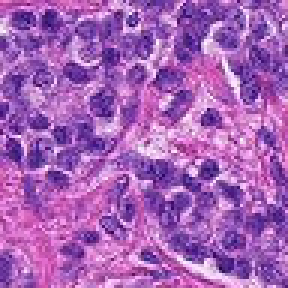
#> input picture reports/examples/patch_0.png, 96 x 96 px (shown 3 times larger)
$ python -i qc.py   (imports and definitions only)
#> lines starting #> are read from the running program, lines starting #| are printed output that depends on the picture
#> further down, picture is the input picture: shape (96, 96, 3); mean B, G, R 182.9, 97.7, 165.3
"""Fixed, label-free screening heuristics. Flags are review cues, not diagnoses."""

import numpy as np
from scipy import ndimage

THRESHOLDS = {
    "laplacian_variance_below": 80.0,
    "background_fraction_above": 0.80,
    "pen_fraction_above": 0.005,
    "pen_component_pixels_at_least": 12,
}
FLAGS = ("blur", "pen", "background")


def validate_image(image):
    if image.shape != (96, 96, 3) or image.dtype != np.uint8:
        raise ValueError("expected 96 x 96 x 3 uint8 RGB image")


def quality_flags(image: np.ndarray) -> dict:
    validate_image(image)
    rgb = image.astype(np.float32)
    r, g, b = np.moveaxis(rgb, -1, 0)
    gray = rgb @ np.array([0.299, 0.587, 0.114], dtype=np.float32)
    saturation = (rgb.max(2) - rgb.min(2)) / np.maximum(rgb.max(2), 1)
    background_fraction = float(((rgb.min(2) > 220) & (saturation < 0.12)).mean())
    laplacian_variance = float(ndimage.laplace(gray).var())
    # Saturated blue, green, or red marks; purple nuclei alone should not qualify.
    mask = (
        ((b > 130) & (b > 1.5 * r) & (b > 1.2 * g) & (r < 100))
        | ((g > 130) & (g > 1.4 * r) & (g > 1.3 * b))
        | ((r > 180) & (g < 80) & (b < 100))
    )
    components, _ = ndimage.label(mask)
    sizes = np.bincount(components.ravel())
    keep = sizes >= THRESHOLDS["pen_component_pixels_at_least"]
    keep[0] = False
    pen_fraction = float(keep[components].mean())
    return {
        "blur": laplacian_variance < THRESHOLDS["laplacian_variance_below"],
        "pen": pen_fraction > THRESHOLDS["pen_fraction_above"],
        "background": background_fraction > THRESHOLDS["background_fraction_above"],
        "laplacian_variance": laplacian_variance,
        "background_fraction": background_fraction,
        "pen_fraction": pen_fraction,
    }


def extract_features(image: np.ndarray) -> np.ndarray:
    """Color distribution + texture in full patch and labelled central region only."""
    validate_image(image)
    features = []
    for region in (image, image[32:64, 32:64]):
        rgb = region.astype(np.float32) / 255
        pixels = rgb.reshape(-1, 3)
        features.extend(pixels.mean(0))
        features.extend(pixels.std(0))
        features.extend(np.quantile(pixels, [0.1, 0.5, 0.9], axis=0).ravel())
        for channel in range(3):
            features.extend(np.histogram(rgb[:, :, channel], bins=8, range=(0, 1))[0] / len(pixels))
        gray = rgb @ np.array([0.299, 0.587, 0.114], dtype=np.float32)
        dx = ndimage.sobel(gray, axis=0)
        dy = ndimage.sobel(gray, axis=1)
        features.extend(
            [np.hypot(dx, dy).mean(), np.hypot(dx, dy).std(), ndimage.laplace(gray).var()]
        )
#> this loop made 2 passes
#> pass 1, in extract_features, `gray = rgb @ np.array([0.299, 0.587, 0.114], dtype=np.float32)`:
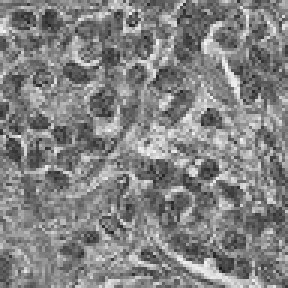
#> gray: shape (96, 96) float32 (shown 3 times larger); min 0.0986, max 0.97, mean 0.513
#> pass 1, in extract_features, `dx = ndimage.sobel(gray, axis=0)`:
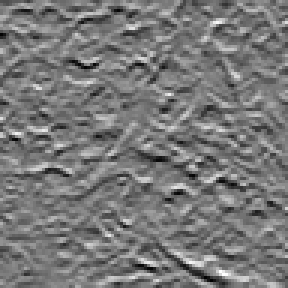
#> dx: shape (96, 96) float32 (shown 3 times larger); min -2.24, max 2.5, mean 0.00527; drawn with min black and max white
#> pass 1, in extract_features, `dy = ndimage.sobel(gray, axis=1)`:
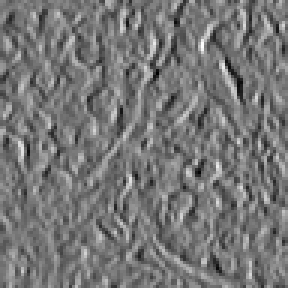
#> dy: shape (96, 96) float32 (shown 3 times larger); min -2.35, max 2.7, mean -0.000885; drawn with min black and max white
#> after the loop:
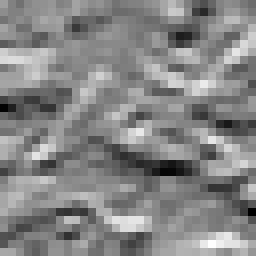
#> dx: shape (32, 32) float32 (shown 8 times larger); min -2.18, max 2.01, mean 0.0152; drawn with min black and max white
#> after the loop:
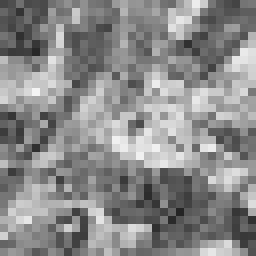
#> gray: shape (32, 32) float32 (shown 8 times larger); min 0.148, max 0.954, mean 0.544
#> after the loop, features = 84 values, max 0.945 at index 54, min 0 at index 15, mean 0.287
    return np.asarray(features, dtype=np.float32)

>>> import cv2
>>> picture = cv2.imread('../../reports/examples/patch_0.png')
>>> result = extract_features(picture)
#> result has the same summary as features in extract_features

$ run again, on reports/examples/patch_1.png
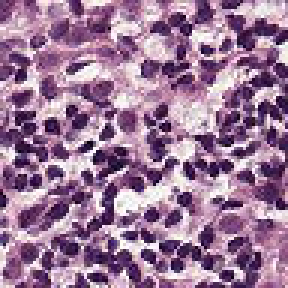
#> input picture reports/examples/patch_1.png, 96 x 96 px (shown 3 times larger)
#> picture is the input picture: shape (96, 96, 3); mean B, G, R 151.4, 120, 155.1
#> the loop in extract_features, `for region in (image, image[32:64, 32:64]):` made 2 passes
#> pass 1, in extract_features, `dy = ndimage.sobel(gray, axis=1)`:
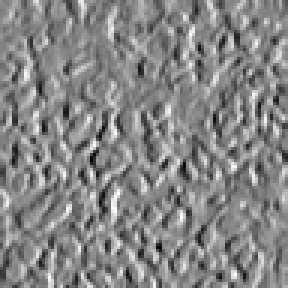
#> dy: shape (96, 96) float32 (shown 3 times larger); min -3.39, max 3.05, mean -0.00391; drawn with min black and max white
#> after the loop in extract_features, `for region in (image, image[32:64, 32:64]):`:
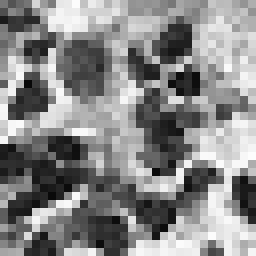
#> gray: shape (32, 32) float32 (shown 8 times larger); min 0.0337, max 0.993, mean 0.536
#> after the loop in extract_features, `for region in (image, image[32:64, 32:64]):`: features = 84 values, max 1.18 at index 81, min 0.00434 at index 15, mean 0.306
#> result has the same summary as features in extract_features

$ run again, on reports/examples/patch_108.png
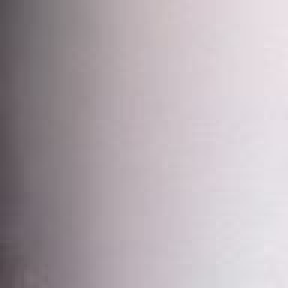
#> input picture reports/examples/patch_108.png, 96 x 96 px (shown 3 times larger)
#> picture is the input picture: shape (96, 96, 3); mean B, G, R 177.1, 171.4, 180.4
#> the loop in extract_features, `for region in (image, image[32:64, 32:64]):` made 2 passes
#> pass 1, in extract_features, `dy = ndimage.sobel(gray, axis=1)`:
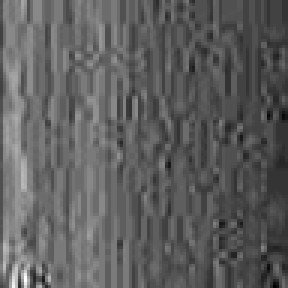
#> dy: shape (96, 96) float32 (shown 3 times larger); min -0.0588, max 0.227, mean 0.0475; drawn with min black and max white
#> after the loop in extract_features, `for region in (image, image[32:64, 32:64]):`:
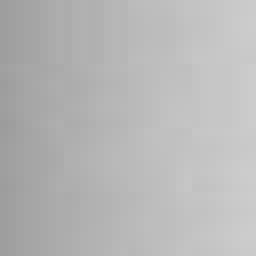
#> gray: shape (32, 32) float32 (shown 8 times larger); min 0.612, max 0.802, mean 0.719
#> after the loop in extract_features, `for region in (image, image[32:64, 32:64]):`: features = 84 values, max 0.89 at index 12, min 0 at index 15, mean 0.283
#> result has the same summary as features in extract_features

$ run again, on reports/examples/patch_11.png
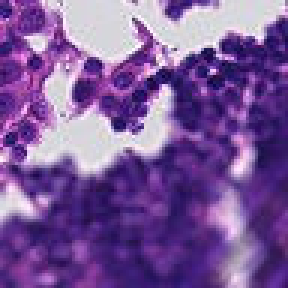
#> input picture reports/examples/patch_11.png, 96 x 96 px (shown 3 times larger)
#> picture is the input picture: shape (96, 96, 3); mean B, G, R 154.1, 88.2, 123.2
#> the loop in extract_features, `for region in (image, image[32:64, 32:64]):` made 2 passes
#> pass 1, in extract_features, `dy = ndimage.sobel(gray, axis=1)`:
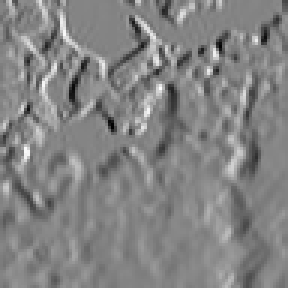
#> dy: shape (96, 96) float32 (shown 3 times larger); min -2.8, max 2.6, mean -0.0121; drawn with min black and max white
#> after the loop in extract_features, `for region in (image, image[32:64, 32:64]):`:
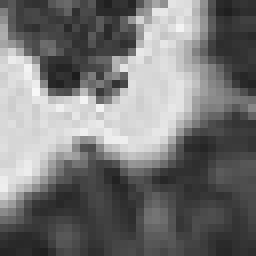
#> gray: shape (32, 32) float32 (shown 8 times larger); min 0.116, max 0.969, mean 0.462
#> after the loop in extract_features, `for region in (image, image[32:64, 32:64]):`: features = 84 values, max 0.894 at index 54, min 0 at index 15, mean 0.256
#> result has the same summary as features in extract_features
